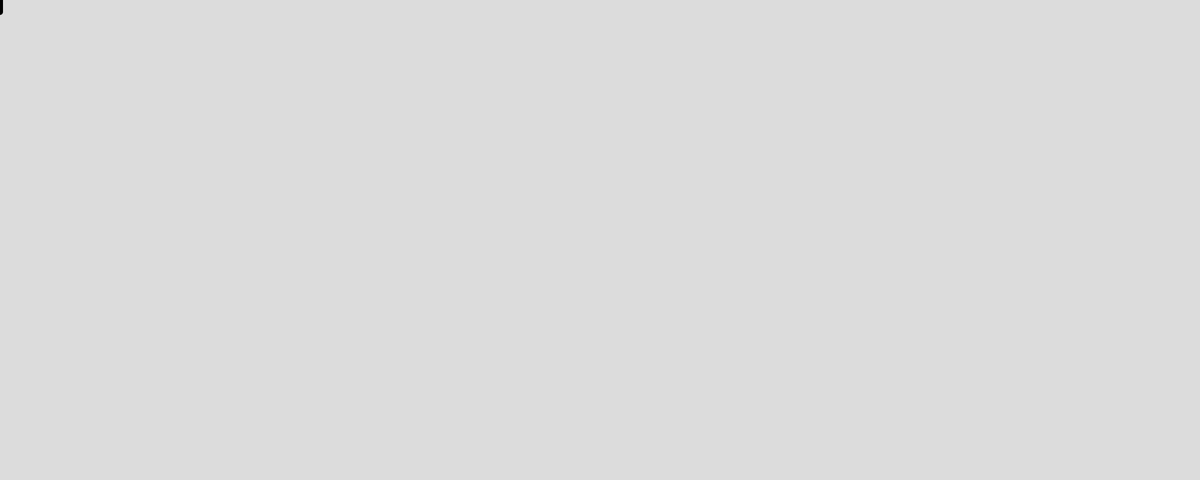
Frame 1 (no input)
Frame 60 (no input): identical to frame 1, image omitted
Frame 120 (the mouse pressed at the canvas centre since frame 60): blank canvas, image omitted

The p5.js sketch that drew this single still picture (run headless with seeded random() and noise() and a simulated clock; from frame 60 on, the mouse is pressed at the canvas centre):

// p5.js sketch
// ── sketch.js
//create an empty array called balls
let balls = [];
var speeds = 0;
var run = false;


function setup() {
  	createCanvas(2000, 800);
}

function draw(){
	background(220);
  paddle();

  print(run);

  if (run == true && frameCount%20 == 0){
    let  b = new Ball(0, random(800), random(10));
    balls.push(b);
    console.log(balls); //print the balls array to the console
  }

//	draw all the balls in that array
	for (let i = 0; i < balls.length; i++) {
	 	balls[i].drawBall();
    balls[i].moveBall();
    balls[i].bounceBall();
	  }
}

function keyPressed(){ //every time you push a key, make a new ball from the ball class and add it to the balls array
  if (run == false){
    run == true;
  } else{
    run == false;
  }
}



// make the paddle and attach it to the mouse
function paddle(){
  stroke("black");
  strokeWeight(10);
  line(mouseX,mouseY-20,mouseX,mouseY+20);
}

//ball class from which to create new balls with similar properties.
class Ball {

	//every ball needs an x value, a y value, and a speed
	constructor(x,y, speed){
		this.x = x;
    this.y = y;
    this.speed = speed;
    this.direction = "right";
	}

	// draw a ball on the screen at x,y
	drawBall(){
    		stroke(0);
        	strokeWeight(1);
    		fill("red");
		ellipse(this.x,this.y,10,10);
	}

	//update the location of the ball, so it moves across the screen
	moveBall(){
    if (this.direction == "right"){
      this.x = this.x+ this.speed;
    } else if(this.direction == "left"){
      this.x = this.x - this.speed;
    }
		// this.x = this.x+ this.speed;
		// this.y = this.y+.5;
	}

	//if the ball hits the paddle, change the speed value to negative (send it in the opposite direction)
  	bounceBall(){
    		if (this.x >= mouseX-6 && this.x <= mouseX+20 && this.y > mouseY-20 && this.y < mouseY+20){
      			if (this.direction == "right"){
              this.direction = "left";
            }
            // } else{
            //   this.direction = "right";
            // }
    		}
  	}

}
